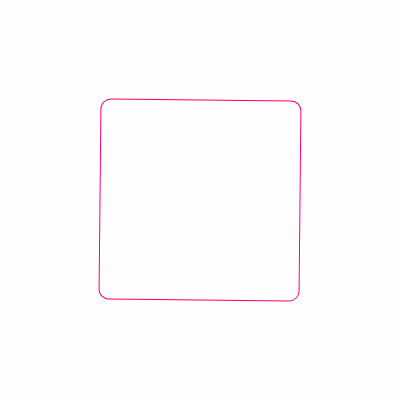
Frame 1 (no input)
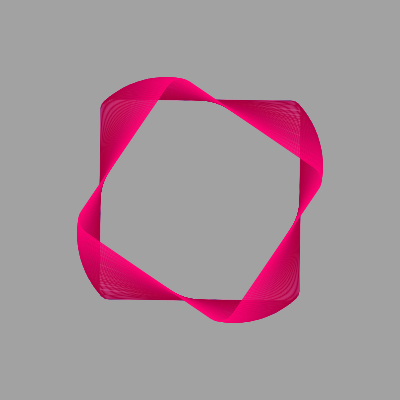
Frame 60 (no input)
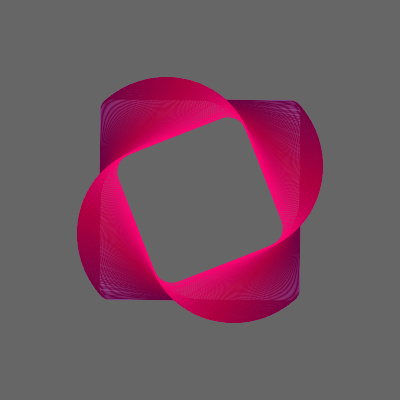
Frame 120 (the mouse pressed at the canvas centre since frame 60)

The p5.js sketch that drew these frames (run headless with seeded random() and noise() and a simulated clock; from frame 60 on, the mouse is pressed at the canvas centre):

// p5.js sketch
// ── sketch.js
// File: 092818

function setup(){
  createCanvas(400,400)
  background(0)
  pixelDensity(displayDensity())
  rectMode(CENTER)
}


function draw(){
  background(0,2)
  
  let fc = map(cos(frameCount * 0.01), -1, 1, width/100, width/2)
  /*
  // Uncomment to see it break in THE most beautiful way
  let fc2 = map(tan(frameCount * 0.01), -1, 1, 0, 20)
   comment out the let statement below
  */
  let fc2 = map(sin(frameCount * 0.01), -1, 1, 0, 20)
  
  push()
  translate(width/2, height/2)
  rotate(frameCount * 0.01)
  translate(-width/2, -height/2)
  stroke(255,0,115)
  noFill()
  rect(width/2, height/2, fc, fc, fc2)
  pop()
}
